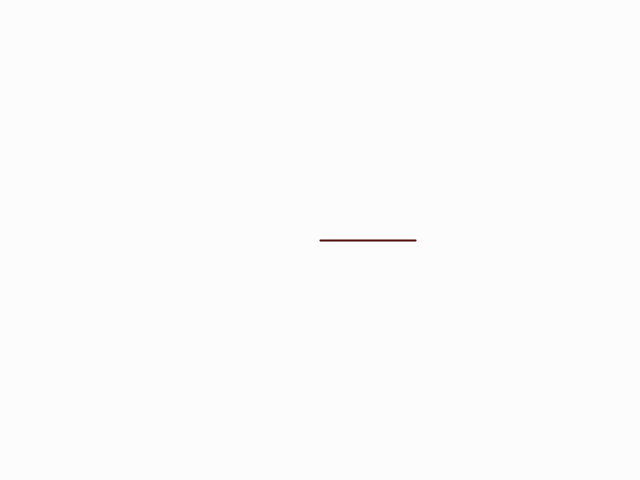
Frame 1 (no input)
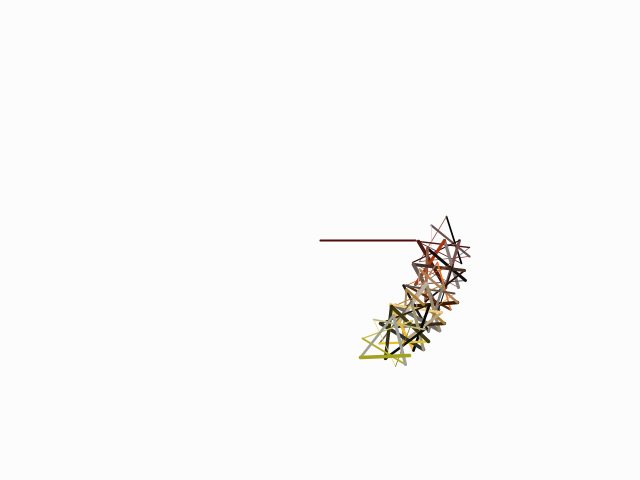
Frame 60 (the mouse pressed at the canvas centre just before this capture)
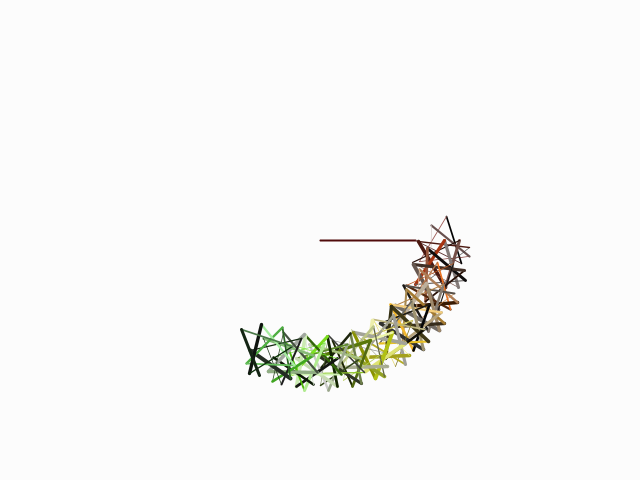
Frame 120 (the mouse held since frame 60 and released just before this capture)

The Processing sketch that drew these frames (run headless with seeded random() and noise(); from frame 60 on, the mouse is pressed at the canvas centre):

// Processing sketch: processing_6901
// ── processing_6901.pde

/**
Sumit Pandey
NID, Gandhinagar
*/

void setup(){
  size(640,480);
  smooth();
  frameRate(60);
  colorMode(HSB,360,100,100);  
  background(133,0,99);
}

int count = 0;
float xOld,yOld,xNew,yNew;
int a = int(random(1,100));
int b = int(random(15,70));
boolean toggle = false;

void draw(){
if(count%360==0){
   a = int(random(1,100));
   b = int(random(15,70));
   count = 0; 
   if(toggle){
      background(133,0,99);     
   }  
 }
    epicycloid(a,b,width/2,height/2,count,random(0,100),random(0,100),random(0.5,4),count);
    count++;
 
}  

void keyPressed(){
  background(133,0,99);
  if(toggle==false){
    toggle = true;
  }else{
    toggle = false;  
  }  
}  

void epicycloid(int a,int b,float translateX,float translateY, int h, float s, float br,float strokeWt, int count){
  int count2 = count;
  pushMatrix();
  translate(translateX,translateY);
  if(count2<=360){
    xNew = (a+b)*cos(radians(count))-b*cos(((a+b)/b)*count);
    yNew = (a+b)*sin(radians(count))-b*sin(((a+b)/b)*count);   
    stroke(h,s,br);
    strokeWeight(strokeWt);
    line(xNew,yNew,xOld,yOld);
    xOld = xNew;
    yOld = yNew; 
  }
  popMatrix();    
}  
